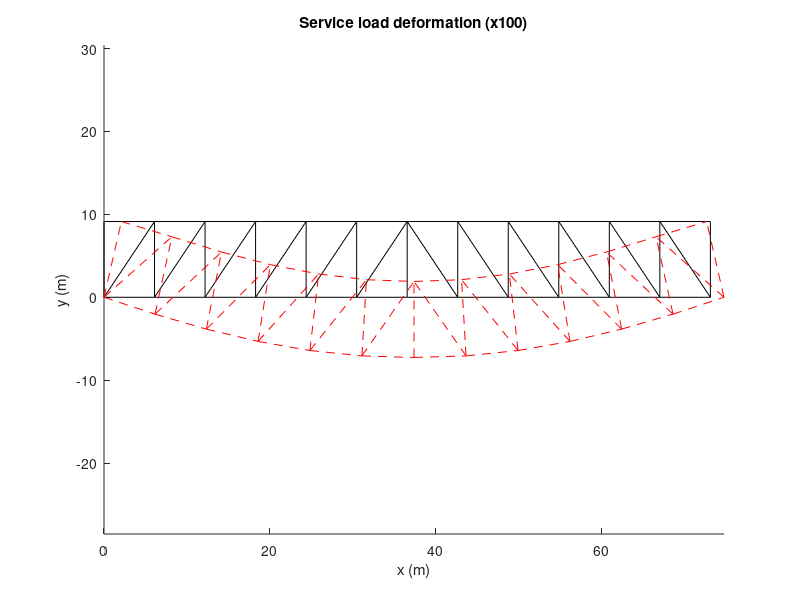

This figure's MATLAB source: (Note: this script raises an error after producing the figure.)
function main()
% HAWTHORNE_BRIDGE Main script for Pratt truss analysis.
%   Implements 2D truss FEA using basic MATLAB functions.

%% Geometry and material
L  = 73.15;          % span length (m)
H  = 9.14;           % truss height (m)
np = 12;             % number of panels
E  = 2.1e11;         % Young's modulus (Pa)
fy = 248e6;          % yield strength (Pa)

dx = L/np;
[nodes] = buildNodes(L,H,np);
[elems] = buildMembers(np);

%% Areas (m^2)
areas.TOP  = 0.08;    % initial, will iterate
areas.BOT  = 0.16;
areas.DIAG = 0.08;
areas.VERT = 0.10;

%% Boundary conditions
fixedDOF = [1 2 2*13];    % left pin, right roller

%% Service load iteration
for it = 1:10
    K = assembleGlobalK(nodes,elems,E,areas);
    loads = makeLoads(nodes,elems,areas,dx);
    Fsvc = loads.DL + loads.LIVE;
    U = solve(K,Fsvc,fixedDOF);
    mid = 7;      % mid-span bottom node index
    delta = U(2*mid);
    if abs(delta) <= L/800
        break
    else
        areas.TOP = areas.TOP*1.2;
    end
end
limit = L/800;
fprintf('Required top-chord area: %.3f m^2\n',areas.TOP);
fprintf('Service deflection: %.1f mm (limit %.1f mm)\n',delta*1000,limit*1000);

Nsvc = axialForces(nodes,elems,E,areas,U);

%% Strength combinations
Fstr = 1.25*loads.DL + 1.75*loads.LIVE;
Fwind = loads.DL + loads.WIND;
Feq   = loads.DL + loads.EQ;

Ustr = solve(K,Fstr,fixedDOF);
Uwind = solve(K,Fwind,fixedDOF);
Ueq = solve(K,Feq,fixedDOF);

Nstr = axialForces(nodes,elems,E,areas,Ustr);
Nwind = axialForces(nodes,elems,E,areas,Uwind);
Neq = axialForces(nodes,elems,E,areas,Ueq);

%% Strength check reporting
reportCombination('Strength I',Nstr,elems,areas,fy);
reportCombination('Extreme Wind',Nwind,elems,areas,fy);
reportCombination('Earthquake',Neq,elems,areas,fy);
reportMemberResults(Nstr,elems,areas,fy);

%% Plot deformed shape (service)
scale = 100;
figure('Name','Service Deformation'); clf; hold on; axis equal
for i = 1:length(elems)
    n1 = elems(i).n1; n2 = elems(i).n2;
    plot(nodes([n1 n2],1),nodes([n1 n2],2),'k-');
end
ndef = nodes + scale*[U(1:2:end) U(2:2:end)];
for i = 1:length(elems)
    n1 = elems(i).n1; n2 = elems(i).n2;
    plot(ndef([n1 n2],1),ndef([n1 n2],2),'r--');
end
xlabel('x (m)'); ylabel('y (m)'); title('Service load deformation (x100)');

%% Strength I axial force histogram
figure('Name','Strength I Axial Forces');
histogram(Nstr/1e3);
xlabel('Axial Force (kN)'); ylabel('Count');

end

%% --------------------------------------------------------------------
function nodes = buildNodes(L,H,np)
% BUILDNODES Create node coordinates.
%   nodes = buildNodes(L,H,np) returns [n x 2] array.

x = linspace(0,L,np+1)';
bottom = [x, zeros(np+1,1)];
top    = [x, H*ones(np+1,1)];
nodes = [bottom; top];
end

%% --------------------------------------------------------------------
function elems = buildMembers(np)
% BUILDMEMBERS Create member connectivity and type.
%   elems = buildMembers(np) returns struct array with fields n1,n2,type.

nBot = np+1;
idx = 1;
% Bottom chord
for i = 1:np
    elems(idx).n1 = i;
    elems(idx).n2 = i+1;
    elems(idx).type = 'BOT';
    idx = idx+1;
end
% Top chord
for i = 1:np
    elems(idx).n1 = nBot+i;
    elems(idx).n2 = nBot+i+1;
    elems(idx).type = 'TOP';
    idx = idx+1;
end
% Verticals
for i = 1:nBot
    elems(idx).n1 = i;
    elems(idx).n2 = nBot+i;
    elems(idx).type = 'VERT';
    idx = idx+1;
end
% Diagonals
for i = 1:np/2
    elems(idx).n1 = i;
    elems(idx).n2 = nBot+i+1;
    elems(idx).type = 'DIAG';
    idx = idx+1;
end
for i = np/2+1:np
    elems(idx).n1 = i+1;
    elems(idx).n2 = nBot+i;
    elems(idx).type = 'DIAG';
    idx = idx+1;
end
end

%% --------------------------------------------------------------------
function ke = getElementStiffness(E,A,xi,xj)
% GETELEMENTSTIFFNESS 4x4 axial stiffness matrix.

dx = xj(1)-xi(1); dy = xj(2)-xi(2);
L = hypot(dx,dy);
c = dx/L; s = dy/L;
ke = E*A/L*[
    c*c   c*s  -c*c  -c*s;
    c*s   s*s  -c*s  -s*s;
   -c*c  -c*s   c*c   c*s;
   -c*s  -s*s   c*s   s*s];
end

%% --------------------------------------------------------------------
function K = assembleGlobalK(nodes,elems,E,areas)
% ASSEMBLEGLOBALK Assemble global stiffness matrix.

nDof = size(nodes,1)*2;
K = sparse(nDof,nDof);
for i = 1:length(elems)
    A = areas.(elems(i).type);
    n1 = elems(i).n1; n2 = elems(i).n2;
    ke = getElementStiffness(E,A,nodes(n1,:),nodes(n2,:));
    dof = [2*n1-1 2*n1 2*n2-1 2*n2];
    K(dof,dof) = K(dof,dof) + ke;
end
end

%% --------------------------------------------------------------------
function loads = makeLoads(nodes,elems,areas,dx)
% MAKELOADS Build load vectors for DL, LIVE, WIND, EQ.

nNode = size(nodes,1);
F_DL   = zeros(2*nNode,1);
F_LIVE = zeros(2*nNode,1);
F_WIND = zeros(2*nNode,1);
F_EQ   = zeros(2*nNode,1);

rho = 78.5e3;    % N/m^3
wdeck = 5e3;     % N/m
wlive = 91.5e3;  % N/m
pWind = 3.2e3;   % N/m^2
H = nodes(end,2) - nodes(1,2);

% Self-weight of members
for i = 1:length(elems)
    A = areas.(elems(i).type);
    n1 = elems(i).n1; n2 = elems(i).n2;
    L = norm(nodes(n2,:) - nodes(n1,:));
    w = rho*A*L/2;
    F_DL(2*n1) = F_DL(2*n1) - w;
    F_DL(2*n2) = F_DL(2*n2) - w;
end

% Deck weight and live load on bottom nodes
nBot = (size(nodes,1)/2);
for i = 1:nBot
    share = dx; if i==1||i==nBot, share = dx/2; end
    F_DL(2*i)   = F_DL(2*i)   - wdeck*share;
    F_LIVE(2*i) = F_LIVE(2*i) - wlive*share;
end

% Wind load on all columns
q = pWind*H;
for i = 1:nBot
    colLoad = q*dx; if i==1||i==nBot, colLoad = q*dx/2; end
    F_WIND(2*i-1)       = F_WIND(2*i-1)       + colLoad/2;
    F_WIND(2*(nBot+i)-1)= F_WIND(2*(nBot+i)-1)+ colLoad/2;
end

% Earthquake shear
Wtot = -sum(F_DL(2:2:end));
V = 0.16*Wtot;
coef = V/sum(nodes(:,2));
for i = 1:nNode
    F_EQ(2*i-1) = F_EQ(2*i-1) + coef*nodes(i,2);
end

loads.DL   = F_DL;
loads.LIVE = F_LIVE;
loads.WIND = F_WIND;
loads.EQ   = F_EQ;
end

%% --------------------------------------------------------------------
function U = solve(K,F,fixed)
% SOLVE Linear static solution with supports fixed.

n = size(K,1);
free = setdiff(1:n,fixed);
U = zeros(n,1);
U(free) = K(free,free)\F(free);
end

%% --------------------------------------------------------------------
function N = axialForces(nodes,elems,E,areas,U)
% AXIALFORCES Compute axial force in each member.

N = zeros(length(elems),1);
for i = 1:length(elems)
    A = areas.(elems(i).type);
    n1 = elems(i).n1; n2 = elems(i).n2;
    L  = norm(nodes(n2,:) - nodes(n1,:));
    dx = nodes(n2,1) - nodes(n1,1); dy = nodes(n2,2) - nodes(n1,2);
    c = dx/L; s = dy/L;
    dof = [2*n1-1 2*n1 2*n2-1 2*n2];
    ue = U(dof);
    N(i) = E*A/L*[-c -s c s]*ue;
end
end

%% --------------------------------------------------------------------
function reportCombination(name,N,elems,areas,fy)
% REPORTCOMBINATION Summarize axial force results (kN) for a load case.

types = {'TOP','BOT','DIAG','VERT'};
utilOK = true;
    fprintf('\n%s combination\n',name);
for t = 1:length(types)
    idx = find(strcmp({elems.type},types{t}));
    A = areas.(types{t});
    Nt = N(idx);
    Tmax = max(Nt);     % least compression / max tension
    Cmax = min(Nt);     % most compression
    util = max(abs([Tmax, Cmax]) / A) / fy;
    fprintf(' %-4s T=%9.1f kN C=%9.1f kN Util= %.2f\n',types{t},Tmax/1e3,Cmax/1e3,util);
    if util > 1
        utilOK = false;
    end
end
if ~utilOK
    fprintf(' WARNING\n');
end
end

%% --------------------------------------------------------------------
function reportMemberResults(N,elems,areas,fy)
% REPORTMEMBERRESULTS Print per-member axial force and utilization.

fprintf('\nMember results (Strength I):\n');
fprintf('ID  Type     N(kN)  Util\n');
for i = 1:length(elems)
    A = areas.(elems(i).type);
    util = abs(N(i)/A)/fy;
    fprintf('%2d  %-4s %9.1f  %.2f\n',i,elems(i).type,N(i)/1e3,util);
end
end

% Execute main
main();
